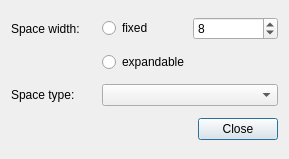
<?xml version="1.0" encoding="UTF-8"?>
<ui version="4.0">
 <class>SpacerConfiguration</class>
 <widget class="QDialog" name="SpacerConfiguration">
  <property name="geometry">
   <rect>
    <x>0</x>
    <y>0</y>
    <width>289</width>
    <height>159</height>
   </rect>
  </property>
  <property name="windowTitle">
   <string>Spacer Settings</string>
  </property>
  <layout class="QGridLayout" name="gridLayout">
   <item row="0" column="0">
    <widget class="QLabel" name="labelSize">
     <property name="text">
      <string>Space width:</string>
     </property>
    </widget>
   </item>
   <item row="0" column="2">
    <widget class="QSpinBox" name="sizeSB">
     <property name="minimum">
      <number>4</number>
     </property>
     <property name="maximum">
      <number>2048</number>
     </property>
     <property name="value">
      <number>8</number>
     </property>
    </widget>
   </item>
   <item row="2" column="0">
    <widget class="QLabel" name="labelType">
     <property name="text">
      <string>Space type:</string>
     </property>
    </widget>
   </item>
   <item row="3" column="0" colspan="3">
    <widget class="QDialogButtonBox" name="buttonBox_1">
     <property name="orientation">
      <enum>Qt::Horizontal</enum>
     </property>
     <property name="standardButtons">
      <set>QDialogButtonBox::Close</set>
     </property>
    </widget>
   </item>
   <item row="0" column="1">
    <widget class="QRadioButton" name="sizeFixedRB">
     <property name="text">
      <string>fixed</string>
     </property>
    </widget>
   </item>
   <item row="2" column="1" colspan="2">
    <widget class="QComboBox" name="typeCB">
     <property name="editable">
      <bool>false</bool>
     </property>
    </widget>
   </item>
   <item row="1" column="1" colspan="2">
    <widget class="QRadioButton" name="sizeExpandRB">
     <property name="text">
      <string>expandable</string>
     </property>
    </widget>
   </item>
  </layout>
 </widget>
 <resources/>
 <connections>
  <connection>
   <sender>buttonBox_1</sender>
   <signal>clicked(QAbstractButton*)</signal>
   <receiver>SpacerConfiguration</receiver>
   <slot>close()</slot>
   <hints>
    <hint type="sourcelabel">
     <x>20</x>
     <y>20</y>
    </hint>
    <hint type="destinationlabel">
     <x>20</x>
     <y>20</y>
    </hint>
   </hints>
  </connection>
  <connection>
   <sender>sizeFixedRB</sender>
   <signal>toggled(bool)</signal>
   <receiver>sizeSB</receiver>
   <slot>setEnabled(bool)</slot>
   <hints>
    <hint type="sourcelabel">
     <x>152</x>
     <y>21</y>
    </hint>
    <hint type="destinationlabel">
     <x>244</x>
     <y>21</y>
    </hint>
   </hints>
  </connection>
 </connections>
</ui>
